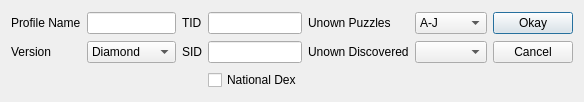
<?xml version="1.0" encoding="UTF-8"?>
<ui version="4.0">
 <class>ProfileEditor4</class>
 <widget class="QDialog" name="ProfileEditor4">
  <property name="geometry">
   <rect>
    <x>0</x>
    <y>0</y>
    <width>578</width>
    <height>102</height>
   </rect>
  </property>
  <property name="windowTitle">
   <string>Profile Editor Gen 4</string>
  </property>
  <layout class="QGridLayout" name="gridLayout">
   <item row="0" column="0">
    <widget class="QLabel" name="labelProfile">
     <property name="text">
      <string>Profile Name</string>
     </property>
    </widget>
   </item>
   <item row="0" column="1">
    <widget class="QLineEdit" name="lineEditProfile"/>
   </item>
   <item row="1" column="0">
    <widget class="QLabel" name="labelVersion">
     <property name="text">
      <string>Version</string>
     </property>
    </widget>
   </item>
   <item row="1" column="1">
    <widget class="ComboBox" name="comboBoxVersion">
     <item>
      <property name="text">
       <string>Diamond</string>
      </property>
     </item>
     <item>
      <property name="text">
       <string>Pearl</string>
      </property>
     </item>
     <item>
      <property name="text">
       <string>Platinum</string>
      </property>
     </item>
     <item>
      <property name="text">
       <string>Heart Gold</string>
      </property>
     </item>
     <item>
      <property name="text">
       <string>Soul Silver</string>
      </property>
     </item>
    </widget>
   </item>
   <item row="0" column="2">
    <widget class="QLabel" name="labelTID">
     <property name="text">
      <string>TID</string>
     </property>
    </widget>
   </item>
   <item row="0" column="3">
    <widget class="TextBox" name="textBoxTID"/>
   </item>
   <item row="1" column="2">
    <widget class="QLabel" name="labelSID">
     <property name="text">
      <string>SID</string>
     </property>
    </widget>
   </item>
   <item row="1" column="3">
    <widget class="TextBox" name="textBoxSID"/>
   </item>
   <item row="2" column="3">
    <widget class="QCheckBox" name="checkBoxNationalDex">
     <property name="text">
      <string>National Dex</string>
     </property>
    </widget>
   </item>
   <item row="0" column="4">
    <widget class="QLabel" name="labelUnownPuzzles">
     <property name="text">
      <string>Unown Puzzles</string>
     </property>
    </widget>
   </item>
   <item row="0" column="5">
    <widget class="CheckList" name="checkListUnownPuzzles">
     <item>
      <property name="text">
       <string>A-J</string>
      </property>
     </item>
     <item>
      <property name="text">
       <string>R-V</string>
      </property>
     </item>
     <item>
      <property name="text">
       <string>K-Q</string>
      </property>
     </item>
     <item>
      <property name="text">
       <string>W-Z</string>
      </property>
     </item>
    </widget>
   </item>
   <item row="1" column="4">
    <widget class="QLabel" name="labelUnownDiscovered">
     <property name="text">
      <string>Unown Discovered</string>
     </property>
    </widget>
   </item>
   <item row="1" column="5">
    <widget class="CheckList" name="checkListUnownDiscovered"/>
   </item>
   <item row="0" column="6">
    <widget class="QPushButton" name="pushButtonOkay">
     <property name="text">
      <string>Okay</string>
     </property>
    </widget>
   </item>
   <item row="1" column="6">
    <widget class="QPushButton" name="pushButtonCancel">
     <property name="text">
      <string>Cancel</string>
     </property>
    </widget>
   </item>
  </layout>
 </widget>
 <customwidgets>
  <customwidget>
   <class>TextBox</class>
   <extends>QLineEdit</extends>
   <header>Form/Controls/TextBox.hpp</header>
  </customwidget>
  <customwidget>
   <class>ComboBox</class>
   <extends>QComboBox</extends>
   <header>Form/Controls/ComboBox.hpp</header>
  </customwidget>
  <customwidget>
   <class>CheckList</class>
   <extends>QComboBox</extends>
   <header>Form/Controls/CheckList.hpp</header>
  </customwidget>
 </customwidgets>
 <resources/>
 <connections/>
</ui>
